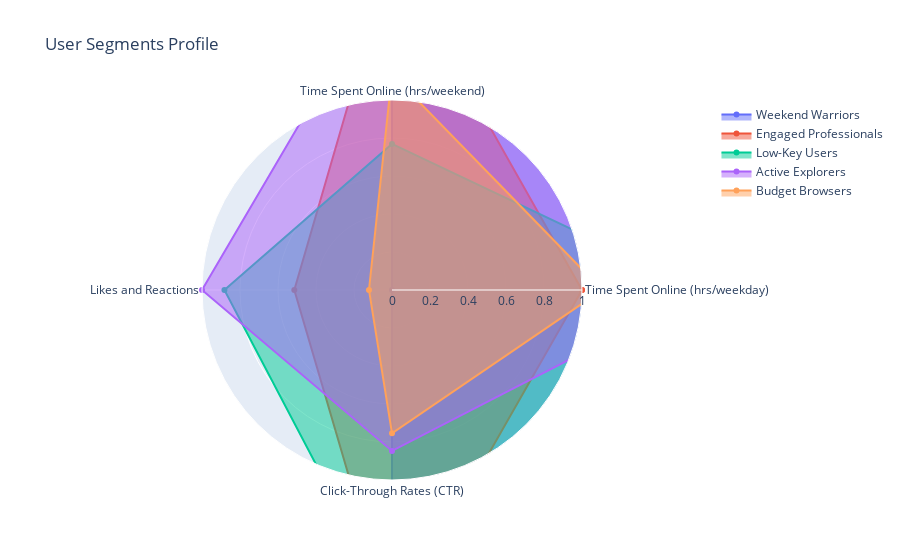

This figure's notebook cell:
### Markdown cell above
Créons maintenant une visualisation qui reflète ces segments, en utilisant les moyennes de cluster pour les caractéristiques numériques et en mettant en évidence les caractéristiques distinctives de chaque segment. Nous allons créer un graphique radar qui compare les valeurs moyennes des entités sélectionnées dans les clusters, fournissant une représentation visuelle du profil de chaque segment

### Code cell
import plotly.graph_objects as go
fig = go.Figure()

# Loop through each segment to add to the radar chart
for i, segment in enumerate(segment_names):
    fig.add_trace(go.Scatterpolar(
        r=radar_df_normalized.iloc[i][features_to_plot].values.tolist() + [radar_df_normalized.iloc[i][features_to_plot].values[0]],  # Add the first value at the end to close the radar chart
        theta=labels.tolist() + [labels[0]],  # Add the first label at the end to close the radar chart
        fill='toself',
        name=segment,
        hoverinfo='text',
        text=[f"{label}: {value:.2f}" for label, value in zip(features_to_plot, radar_df_normalized.iloc[i][features_to_plot])] + [f"{labels[0]}: {radar_df_normalized.iloc[i][features_to_plot][0]:.2f}"]  # Adding hover text for each feature
    ))

# Update the layout to finalize the radar chart
fig.update_layout(
    polar=dict(
        radialaxis=dict(
            visible=True,
            range=[0, 1]
        )),
    showlegend=True,
    title='User Segments Profile'
)

fig.show()

### Figure 1 — Plotly figure (JSON) as saved in the notebook; plotly's stock layout.template omitted (floating-point values rounded to 4 significant figures)
{"data": [{"fill": "toself", "hoverinfo": "text", "name": "Weekend Warriors", "r": [2, 1.538, 0, 1.509, 2], "text": ["Time Spent Online (hrs/weekday): 2.00", "Time Spent Online (hrs/weekend): 1.54", "Likes and Reactions: 0.00", "Click-Through Rates (CTR): 1.51", "Time Spent Online (hrs/weekday): 2.00"], "theta": ["Time Spent Online (hrs/weekday)", "Time Spent Online (hrs/weekend)", "Likes and Reactions", "Click-Through Rates (CTR)", "Time Spent Online (hrs/weekday)"], "type": "scatterpolar"}, {"fill": "toself", "hoverinfo": "text", "name": "Engaged Professionals", "r": [1, 1.769, 0.5142, 1.755, 1], "text": ["Time Spent Online (hrs/weekday): 1.00", "Time Spent Online (hrs/weekend): 1.77", "Likes and Reactions: 0.51", "Click-Through Rates (CTR): 1.75", "Time Spent Online (hrs/weekday): 1.00"], "theta": ["Time Spent Online (hrs/weekday)", "Time Spent Online (hrs/weekend)", "Likes and Reactions", "Click-Through Rates (CTR)", "Time Spent Online (hrs/weekday)"], "type": "scatterpolar"}, {"fill": "toself", "hoverinfo": "text", "name": "Low-Key Users", "r": [1.621, 0.769, 0.8819, 1.68, 1.621], "text": ["Time Spent Online (hrs/weekday): 1.62", "Time Spent Online (hrs/weekend): 0.77", "Likes and Reactions: 0.88", "Click-Through Rates (CTR): 1.68", "Time Spent Online (hrs/weekday): 1.62"], "theta": ["Time Spent Online (hrs/weekday)", "Time Spent Online (hrs/weekend)", "Likes and Reactions", "Click-Through Rates (CTR)", "Time Spent Online (hrs/weekday)"], "type": "scatterpolar"}, {"fill": "toself", "hoverinfo": "text", "name": "Active Explorers", "r": [1.647, 1.702, 1, 0.8469, 1.647], "text": ["Time Spent Online (hrs/weekday): 1.65", "Time Spent Online (hrs/weekend): 1.70", "Likes and Reactions: 1.00", "Click-Through Rates (CTR): 0.85", "Time Spent Online (hrs/weekday): 1.65"], "theta": ["Time Spent Online (hrs/weekday)", "Time Spent Online (hrs/weekend)", "Likes and Reactions", "Click-Through Rates (CTR)", "Time Spent Online (hrs/weekday)"], "type": "scatterpolar"}, {"fill": "toself", "hoverinfo": "text", "name": "Budget Browsers", "r": [1.106, 1.136, 0.1212, 0.7546, 1.106], "text": ["Time Spent Online (hrs/weekday): 1.11", "Time Spent Online (hrs/weekend): 1.14", "Likes and Reactions: 0.12", "Click-Through Rates (CTR): 0.75", "Time Spent Online (hrs/weekday): 1.11"], "theta": ["Time Spent Online (hrs/weekday)", "Time Spent Online (hrs/weekend)", "Likes and Reactions", "Click-Through Rates (CTR)", "Time Spent Online (hrs/weekday)"], "type": "scatterpolar"}], "layout": {"polar": {"radialaxis": {"range": [0, 1], "visible": true}}, "showlegend": true, "title": {"text": "User Segments Profile"}}}
